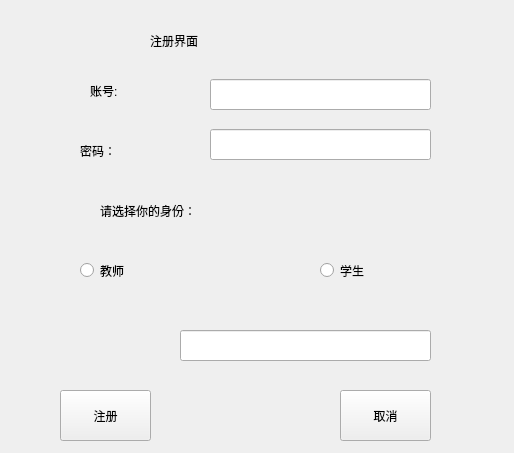
<?xml version="1.0" encoding="UTF-8"?>
<ui version="4.0">
 <class>Register</class>
 <widget class="QWidget" name="Register">
  <property name="geometry">
   <rect>
    <x>0</x>
    <y>0</y>
    <width>514</width>
    <height>453</height>
   </rect>
  </property>
  <property name="windowTitle">
   <string>Form</string>
  </property>
  <widget class="QLabel" name="label">
   <property name="geometry">
    <rect>
     <x>150</x>
     <y>20</y>
     <width>111</width>
     <height>41</height>
    </rect>
   </property>
   <property name="text">
    <string>注册界面</string>
   </property>
  </widget>
  <widget class="QLabel" name="label_2">
   <property name="geometry">
    <rect>
     <x>90</x>
     <y>80</y>
     <width>61</width>
     <height>21</height>
    </rect>
   </property>
   <property name="text">
    <string>账号:</string>
   </property>
  </widget>
  <widget class="QLabel" name="label_3">
   <property name="geometry">
    <rect>
     <x>80</x>
     <y>140</y>
     <width>71</width>
     <height>21</height>
    </rect>
   </property>
   <property name="text">
    <string>密码：</string>
   </property>
  </widget>
  <widget class="QLineEdit" name="lineEdit_name">
   <property name="geometry">
    <rect>
     <x>210</x>
     <y>79</y>
     <width>221</width>
     <height>31</height>
    </rect>
   </property>
  </widget>
  <widget class="QLineEdit" name="lineEdit_pwd">
   <property name="geometry">
    <rect>
     <x>210</x>
     <y>129</y>
     <width>221</width>
     <height>31</height>
    </rect>
   </property>
  </widget>
  <widget class="QRadioButton" name="radioButton">
   <property name="geometry">
    <rect>
     <x>80</x>
     <y>250</y>
     <width>101</width>
     <height>41</height>
    </rect>
   </property>
   <property name="text">
    <string>教师</string>
   </property>
  </widget>
  <widget class="QRadioButton" name="radioButton_2">
   <property name="geometry">
    <rect>
     <x>320</x>
     <y>250</y>
     <width>91</width>
     <height>41</height>
    </rect>
   </property>
   <property name="text">
    <string>学生</string>
   </property>
  </widget>
  <widget class="QLabel" name="label_4">
   <property name="geometry">
    <rect>
     <x>100</x>
     <y>190</y>
     <width>251</width>
     <height>41</height>
    </rect>
   </property>
   <property name="text">
    <string>请选择你的身份：</string>
   </property>
  </widget>
  <widget class="QLabel" name="label_note">
   <property name="geometry">
    <rect>
     <x>70</x>
     <y>330</y>
     <width>81</width>
     <height>31</height>
    </rect>
   </property>
   <property name="text">
    <string/>
   </property>
  </widget>
  <widget class="QLineEdit" name="lineEdit_note">
   <property name="geometry">
    <rect>
     <x>180</x>
     <y>330</y>
     <width>251</width>
     <height>31</height>
    </rect>
   </property>
  </widget>
  <widget class="QPushButton" name="pushButton_ok">
   <property name="geometry">
    <rect>
     <x>60</x>
     <y>390</y>
     <width>91</width>
     <height>51</height>
    </rect>
   </property>
   <property name="text">
    <string>注册</string>
   </property>
  </widget>
  <widget class="QPushButton" name="pushButton_cancel">
   <property name="geometry">
    <rect>
     <x>340</x>
     <y>390</y>
     <width>91</width>
     <height>51</height>
    </rect>
   </property>
   <property name="text">
    <string>取消</string>
   </property>
  </widget>
 </widget>
 <resources/>
 <connections/>
</ui>
